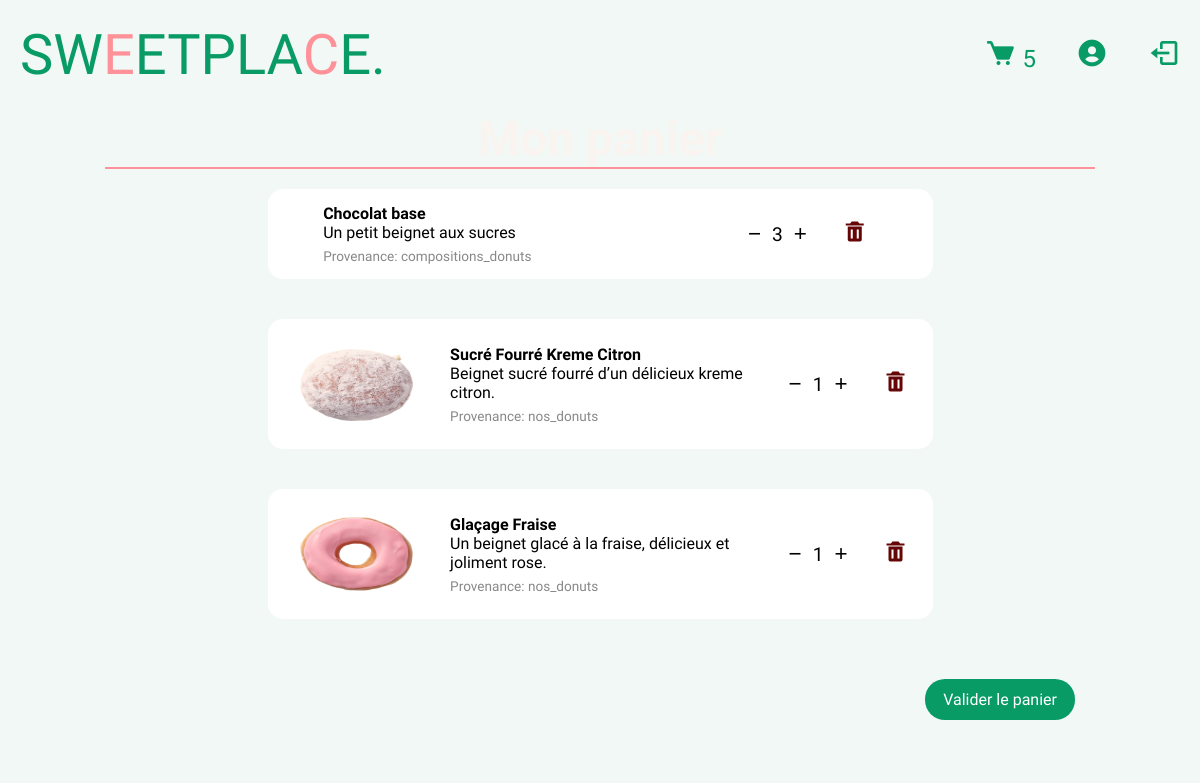
Before: /panier.php?id=3 (signed in) with the older database file.
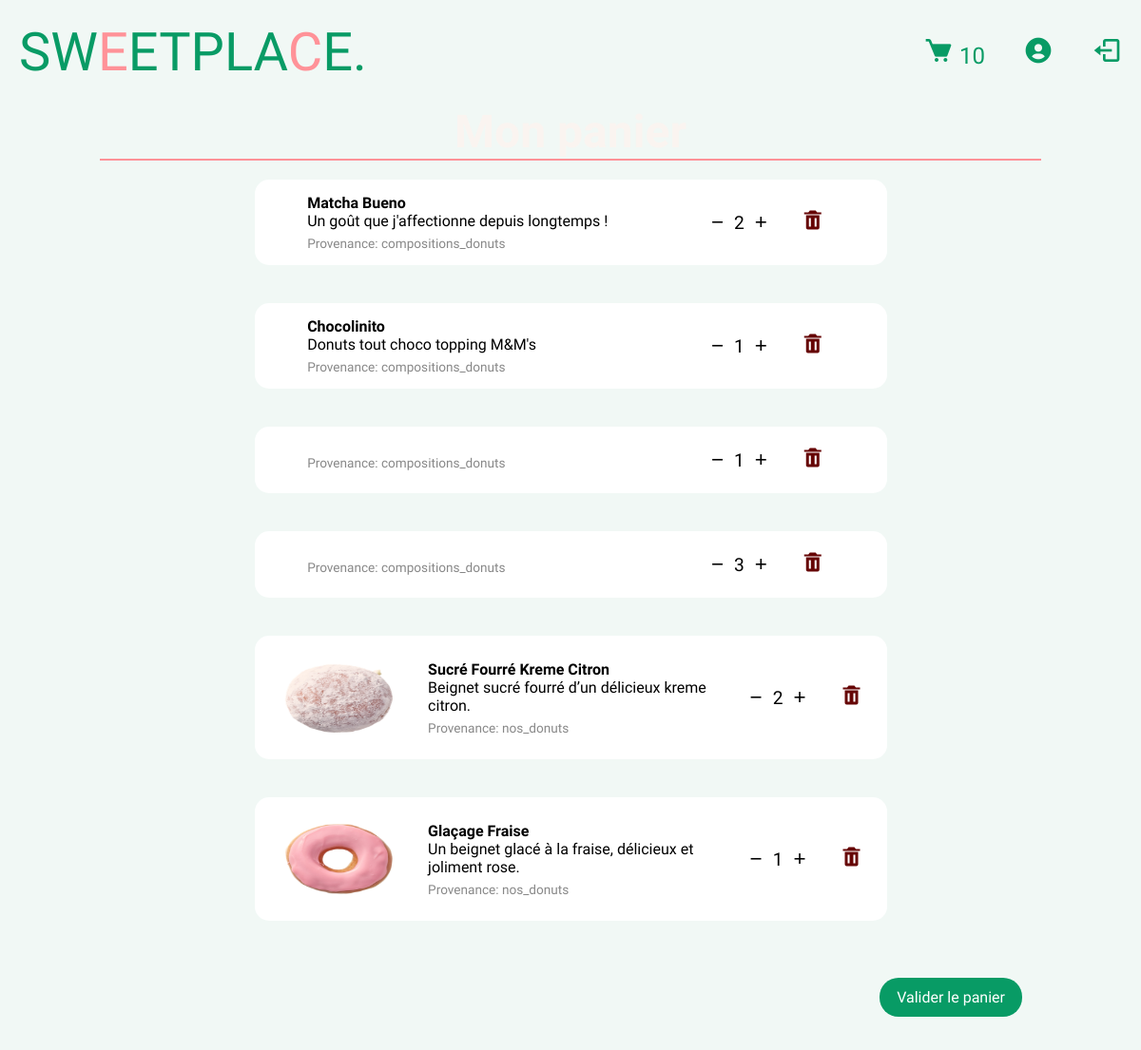
After: the same page with the newer database file.
### tables this page shows
CREATE TABLE IF NOT EXISTS `fk_panier` (
  `id_fk_panier` int NOT NULL AUTO_INCREMENT,
  `id_compositions_donuts` int DEFAULT NULL,
  `source_table` varchar(50) NOT NULL DEFAULT 'compositions_donuts',
  `source_id` int DEFAULT NULL,
  `id_users` int NOT NULL,
  `quantite` int NOT NULL,
  PRIMARY KEY (`id_fk_panier`),
  KEY `fk_compo` (`id_compositions_donuts`),
  KEY `fk_users1` (`id_users`),
  KEY `idx_fkpanier_source_user` (`source_table`,`source_id`,`id_users`)
);

CREATE TABLE IF NOT EXISTS `compositions_donuts` (
  `id_composition` int NOT NULL AUTO_INCREMENT,
  `donut_name` varchar(255) DEFAULT NULL,
  `id_beignet` int NOT NULL,
  `id_fourrage` int NOT NULL,
  `id_glacage` int NOT NULL,
  `id_topping` int NOT NULL,
  `id_createur` int NOT NULL,
  `description` text,
  `type` varchar(20) NOT NULL,
  `prix` float NOT NULL,
  PRIMARY KEY (`id_composition`),
  KEY `fk_beignet` (`id_beignet`),
  KEY `fk_createur` (`id_createur`),
  KEY `fk_fourrage` (`id_fourrage`),
  KEY `fk_glacage` (`id_glacage`),
  KEY `fk_topping` (`id_topping`)
);

CREATE TABLE IF NOT EXISTS `nos_donuts` (
  `id_donuts_de_base` int NOT NULL AUTO_INCREMENT,
  `title` varchar(255) DEFAULT NULL,
  `url` varchar(255) DEFAULT NULL,
  `img` varchar(255) DEFAULT NULL,
  `imgAlt` varchar(255) DEFAULT NULL,
  `bannerUrl` varchar(255) DEFAULT NULL,
  `nutritionalFacts` varchar(255) DEFAULT NULL,
  `description` text,
  `prix` float NOT NULL,
  PRIMARY KEY (`id_donuts_de_base`)
);

### models/panier_user.php (called while the page is built)
<?php
class PanierModel
{
    private $pdo;
    public function __construct(PDO $pdo)
    {
        $this->pdo = $pdo;
    }
    public function getItemsByUser(int $userId): array
    {
        $sql = "
        SELECT p.id_fk_panier, p.quantite, p.source_table, p.source_id, p.id_compositions_donuts,
               c.id_composition AS c_id, c.donut_name AS c_name, c.description AS c_description,
               n.id_donuts_de_base AS n_id, n.title AS n_title, n.img AS n_image, n.description AS n_description
        FROM fk_panier p
        LEFT JOIN compositions_donuts c
          ON p.source_table = 'compositions_donuts' AND p.source_id = c.id_composition
        LEFT JOIN nos_donuts n
          ON p.source_table = 'nos_donuts' AND p.source_id = n.id_donuts_de_base
        WHERE p.id_users = :id_users
        ORDER BY p.id_fk_panier DESC
        ";
        $stmt = $this->pdo->prepare($sql);
        $stmt->execute([':id_users' => $userId]);
        $rows = $stmt->fetchAll(PDO::FETCH_ASSOC);
        $items = [];
        foreach ($rows as $r) {
            if ($r['source_table'] === 'compositions_donuts') {
                $title = $r['c_name'];
                $description = $r['c_description'];
                $source_id = $r['c_id'];
            } elseif ($r['source_table'] === 'nos_donuts') {
                $title = $r['n_title'];
                $image = $r['n_image'];
                $description = $r['n_description'];
                $source_id = $r['n_id'];
            } else {
                continue;
            }
            $items[] = [
                'id_fk_panier' => (int) $r['id_fk_panier'],
                'quantite' => (int) $r['quantite'],
                'title' => $title ?? '',
                'image' => $image ?? '',
                'description' => $description ?? '',
                'source_table' => $r['source_table'] ?? '',
                'source_id' => $source_id ?? 0,
            ];
        }
        return $items;
    }
}

### panier.php (the view, shortened to what this page needs)
<?php
require 'config.php';
$user = (int) $_SESSION['id'];
require 'models/panier_user.php';
$panierModel = new PanierModel($pdo);
$items = $panierModel->getItemsByUser($user);
?>
<!doctype html>
<html lang="fr">
<head>
  <?php include 'css/links.php'; ?>
  <link rel="stylesheet" href="css/panier.css">
</head>
<body>
  <?php include 'header/header.php'; ?>
  <div class="paniercontent">
    <h1>Mon panier</h1>
    <?php if (empty($items)): ?>
      <p class="empty rienpourlemoment">Ton panier est vide.</p>
    <?php else: ?>
    </div>
    <div class='cards-container' id="cart-list">
      <?php foreach ($items as $it): ?>
        <div class="card cart-item"
          data-id_fk_panier="<?php echo htmlspecialchars($it['id_fk_panier'] ?? '', ENT_QUOTES); ?>">
          <?php if (!empty($it['image'])): ?>
            <img src="<?php echo htmlspecialchars($it['image'], ENT_QUOTES); ?>"
              alt="<?php echo htmlspecialchars($it['title'] ?? '', ENT_QUOTES); ?>">
          <?php endif; ?>
          <div class="item-info">
            <div><strong><?php echo htmlspecialchars($it['title'] ?? '', ENT_QUOTES); ?></strong></div>
            <div><?php echo htmlspecialchars($it['description'] ?? '', ENT_QUOTES); ?></div>
            <div style="font-size:0.85rem;color:#888;margin-top:6px">Provenance:
              <?php echo htmlspecialchars($it['source_table'] ?? '', ENT_QUOTES); ?>
            </div>
          </div>
          <div class="actions">
            <div class="qty-control">
              <button class="decrease" aria-label="décrémenter">−</button>
              <div class="qty" data-quantite="<?php echo (int) $it['quantite']; ?>"><?php echo (int) $it['quantite']; ?>
              </div>
              <button class="increase" aria-label="incrémenter">+</button>
            </div>
            <button class="remove" title="Supprimer"><i class='bx bxs-trash'></i></button>
          </div>
        </div>
      <?php endforeach; ?>
      <a class="btn confirmpanier" href="#">Valider le panier</a>
    </div>
  <?php endif; ?>
</body>
</html>

### css/links.php (shortened to what this page needs)
<link rel="stylesheet" href="css/styles.css">
<link rel="stylesheet" href="css/header.css">
<link rel="stylesheet" href="css/footer.css">
<link href='https://unpkg.com/boxicons@2.1.4/css/boxicons.min.css' rel='stylesheet'>

### header/header.php (shortened to what this page needs)
<?php
$cartCount = 0;
if (isset($_SESSION['id'])) {
  require_once 'config.php';
  $stmt = $pdo->prepare("SELECT SUM(quantite) FROM fk_panier WHERE id_users = :id");
  $stmt->execute([':id' => $_SESSION['id']]);
  $cartCount = (int) $stmt->fetchColumn();
}
?>
<header>
  <nav class="desk">
    <p tabindex="0" class="logo">SW<span class="rose">E</span>ETPLA<span class="rose">C</span>E.</p>
    <ul>
      <?php if (isset($_SESSION['id'])): ?>
        <li>
          <a href="panier.php?id=<?php echo $_SESSION['id']; ?>">
            <i class="bx bxs-cart"></i>
            <span id="cart-count"><?php echo $cartCount; ?></span>
          </a>
        </li>
        <li><a href="profil.php?id=<?php echo $_SESSION['id']; ?>"><i class="bx bxs-user-circle"></i></a></li>
        <li><a href="logout.php"><i class="bx bx-log-out"></i></a></li>
      <?php else: ?>
        <li><a href="connexion.php">Se connecter</a></li>
      <?php endif; ?>
    </ul>
  </nav>
</header>

### css/styles.css (style rules this page uses)
:root { --mainfont: "Modak", system-ui; --textfont: "Mada", sans-serif; --white: #f1f8f5; --whiterose: #faf4f0; --brown: #4e3626; --green: #089b65; --rose: #ff9298; }
*, *::after, *::before { box-sizing: border-box; }
body { margin: 0; padding: 0; background-color: var(--white); font-family: var(--textfont); }
h1, h2 { font-family: var(--textfont); color: var(--whiterose); font-weight: 800; margin: 0; font-size: 3rem; }
p { margin: 0; }
.cards-container { border-top: var(--rose) 2px solid; padding-top: 20px; display: grid; grid-template-columns: repeat(auto-fit, minmax(400px, 1fr)); gap: 40px; align-items: stretch; width: min(100%, 990px); margin: 0 auto; padding: 20px; }
.card { background-color: white; border-radius: 15px; padding: 15px; text-align: center; display: flex; flex-direction: column; align-items: center; justify-content: center; transition: 0.2s ease; position: relative; }
.card img { width: 150px; }
.btn { text-decoration: none; color: white; background-color: var(--green); font-size: 1rem; padding: 8px 15px; border: 3px solid transparent; border-radius: 20px; margin-top: 20px; transition: 0.2s ease; margin-bottom: 15px; }

### css/header.css (style rules this page uses)
:root { --mainfont: "Modak", system-ui; --textfont: "Mada", sans-serif; }
header { display: flex; margin: 0; font-family: var(--textfont); height: 110px; font-size: 1.5rem; color: #089b65; padding-left: 20px; padding-right: 20px; }
header i { font-size: 2rem; }
.rose { color: #ff9298; }
header p { font-size: 3.5rem; font-family: var(--mainfont); }
.desk { width: 100%; display: flex; align-items: center; justify-content: space-between; position: relative; }
header .desk ul { display: flex; justify-content: flex-end; align-items: center; gap: 40px; margin-left: 20px; margin-right: 20px; margin: 0; padding: 0px; width: 100%; }
.logo { cursor: pointer; display: inline-block; position: relative; z-index: 10; }
header .desk ul { padding: 0px; }
header li { list-style: none; }
header .desk ul a { text-decoration: none; color: var(--textcolor); }

### css/panier.css (style rules this page uses)
.paniercontent { display: flex; flex-direction: column; }
h1 { margin: auto; }
.cards-container { display: flex; flex-direction: column; align-items: center; }
.card { flex-direction: row; text-align: left; width: 70%; justify-content: space-around; gap: 20px; }
.card img { height: 100px; }
.cart-item { transition: all ease 0.2s; }
.item-info { width: 50%; }
.actions { display: flex; gap: 20px; }
.qty-control { display: flex; gap: 5px; justify-content: center; align-items: center; font-size: 1.2rem; color: black; }
.qty-control button { font-size: 1.4rem; background-color: white; border: none; color: black; }
.remove { padding: 6px 10px; border-radius: 6px; cursor: pointer; background-color: white; border: none; font-size: 1.5rem; color: #660505; }
.confirmpanier { margin-left: auto; }

Changed rows visible on the page:
added fk_panier: id_compositions_donuts.donut_name "Matcha Bueno", id_compositions_donuts.description "Un goût que j'affectionne depuis longtemps !", source_table "compositions_donuts", quantite "2"
added fk_panier: id_compositions_donuts.donut_name "Chocolinito", id_compositions_donuts.description "Donuts tout choco topping M&M's", source_table "compositions_donuts", quantite "1"
added fk_panier: source_table "compositions_donuts", quantite "1"
shown differently, row unchanged: fk_panier (number 4 of 6 on the later page): id_compositions_donuts.donut_name "Chocolat base" → (not shown); id_compositions_donuts.description "Un petit beignet aux sucres" → (not shown)
changed fk_panier "Sucré Fourré Kreme Citron": quantite "1" → "2"
Other visible differences:
$cartCount: "5" → "10"
